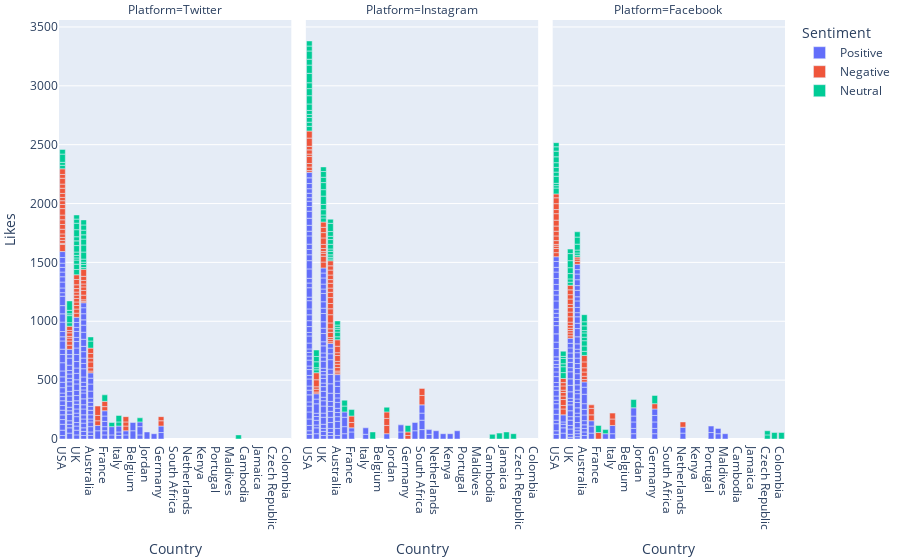

Notebook source saved alongside this figure:
### Code cell
import plotly.express as px
df = pd.read_csv("C:\\Users\\sherr\\OneDrive\\Desktop\\Data Visualization\\resources\\sentimentdataset.csv")
df.Country = df.Country.str.strip()
df.Platform = df.Platform.str.strip()
df['Sentiment'] = df['Sentiment'].apply(remove_spaces)
df["Sentiment"]=df["Sentiment"].replace(changes)
fig = px.bar(df, x="Country", y="Likes", color='Sentiment',facet_col="Platform")
fig.update_layout(margin=dict(l=5, r=5, t=20, b=5))
fig.show()

### Figure 1 — Plotly figure (JSON) as saved in the notebook; plotly's stock layout.template omitted (floating-point values rounded to 4 significant figures; data arrays with more than 128 entries replaced by an {"elided": "..."} marker saying what was removed)
{"data": [{"alignmentgroup": "True", "hovertemplate": "Sentiment=Positive<br>Platform=Twitter<br>Country=%{x}<br>Likes=%{y}<extra></extra>", "legendgroup": "Positive", "marker": {"color": "#636efa", "pattern": {"shape": ""}}, "name": "Positive", "offsetgroup": "Positive", "orientation": "v", "showlegend": true, "textposition": "auto", "type": "bar", "x": {"elided": "140 str values"}, "xaxis": "x", "y": {"elided": "140 int values"}, "yaxis": "y"}, {"alignmentgroup": "True", "hovertemplate": "Sentiment=Positive<br>Platform=Instagram<br>Country=%{x}<br>Likes=%{y}<extra></extra>", "legendgroup": "Positive", "marker": {"color": "#636efa", "pattern": {"shape": ""}}, "name": "Positive", "offsetgroup": "Positive", "orientation": "v", "showlegend": false, "textposition": "auto", "type": "bar", "x": {"elided": "141 str values"}, "xaxis": "x2", "y": {"elided": "141 int values"}, "yaxis": "y2"}, {"alignmentgroup": "True", "hovertemplate": "Sentiment=Positive<br>Platform=Facebook<br>Country=%{x}<br>Likes=%{y}<extra></extra>", "legendgroup": "Positive", "marker": {"color": "#636efa", "pattern": {"shape": ""}}, "name": "Positive", "offsetgroup": "Positive", "orientation": "v", "showlegend": false, "textposition": "auto", "type": "bar", "x": {"elided": "130 str values"}, "xaxis": "x3", "y": {"elided": "130 int values"}, "yaxis": "y3"}, {"alignmentgroup": "True", "hovertemplate": "Sentiment=Negative<br>Platform=Twitter<br>Country=%{x}<br>Likes=%{y}<extra></extra>", "legendgroup": "Negative", "marker": {"color": "#EF553B", "pattern": {"shape": ""}}, "name": "Negative", "offsetgroup": "Negative", "orientation": "v", "showlegend": true, "textposition": "auto", "type": "bar", "x": ["Canada", "USA", "Canada", "Canada", "UK", "India", "Canada", "UK", "India", "Canada", "UK", "USA", "India", "Australia", "India", "UK", "USA", "India", "USA", "Canada", "India", "UK", "Australia", "USA", "Australia", "UK", "UK", "Australia", "USA", "UK", "India", "UK", "USA", "Canada", "Canada", "Germany", "France", "Spain", "Germany", "Brazil", "Australia", "UK", "France", "Spain", "UK", "Brazil", "USA", "Australia", "Brazil", "Spain", "USA", "Canada", "USA", "USA", "USA", "USA", "USA", "USA", "USA", "USA", "USA", "USA"], "xaxis": "x", "y": [10, 60, 15, 40, 35, 35, 40, 35, 35, 30, 30, 10, 25, 15, 15, 30, 25, 30, 25, 25, 20, 30, 28, 30, 50, 28, 26, 32, 40, 30, 36, 32, 40, 30, 35, 45, 35, 40, 35, 40, 40, 45, 45, 35, 40, 45, 40, 45, 80, 45, 40, 60, 55, 35, 32, 28, 34, 44, 35, 50, 32, 48], "yaxis": "y"}, {"alignmentgroup": "True", "hovertemplate": "Sentiment=Negative<br>Platform=Instagram<br>Country=%{x}<br>Likes=%{y}<extra></extra>", "legendgroup": "Negative", "marker": {"color": "#EF553B", "pattern": {"shape": ""}}, "name": "Negative", "offsetgroup": "Negative", "orientation": "v", "showlegend": false, "textposition": "auto", "type": "bar", "x": ["USA", "USA", "UK", "USA", "UK", "USA", "Canada", "Australia", "UK", "Canada", "USA", "India", "Australia", "UK", "Australia", "UK", "Australia", "Canada", "Canada", "India", "Canada", "India", "Canada", "Australia", "USA", "Australia", "Australia", "USA", "Australia", "India", "Japan", "South Africa", "Canada", "France", "Canada", "Germany", "India", "South Africa", "Canada", "Germany", "France", "Japan", "Canada", "UK", "USA", "Japan", "Australia", "Canada", "UK", "UK", "USA", "UK", "UK", "Canada", "Canada", "Canada", "Canada", "Canada", "Canada", "Canada"], "xaxis": "x2", "y": [15, 30, 50, 30, 50, 60, 15, 15, 25, 20, 20, 15, 15, 15, 30, 25, 28, 16, 44, 24, 30, 20, 50, 24, 36, 50, 24, 30, 55, 60, 70, 80, 70, 45, 50, 30, 60, 60, 45, 30, 55, 60, 50, 35, 70, 55, 55, 45, 55, 45, 60, 45, 45, 36, 41, 31, 39, 42, 36, 43], "yaxis": "y2"}, {"alignmentgroup": "True", "hovertemplate": "Sentiment=Negative<br>Platform=Facebook<br>Country=%{x}<br>Likes=%{y}<extra></extra>", "legendgroup": "Negative", "marker": {"color": "#EF553B", "pattern": {"shape": ""}}, "name": "Negative", "offsetgroup": "Negative", "orientation": "v", "showlegend": false, "textposition": "auto", "type": "bar", "x": ["India", "USA", "India", "India", "USA", "India", "UK", "USA", "India", "UK", "Canada", "Australia", "UK", "Canada", "India", "USA", "UK", "Australia", "UK", "India", "USA", "USA", "Australia", "USA", "UK", "Canada", "USA", "India", "Australia", "USA", "UK", "Brazil", "Italy", "Netherlands", "Australia", "USA", "USA", "Brazil", "Italy", "Australia", "USA", "India", "Germany", "France", "Brazil", "USA", "USA", "UK", "UK", "UK", "UK", "UK", "UK", "UK"], "xaxis": "x3", "y": [50, 35, 30, 50, 35, 30, 20, 20, 30, 25, 25, 20, 20, 20, 20, 15, 20, 28, 24, 36, 32, 40, 36, 40, 28, 16, 44, 28, 36, 50, 45, 50, 55, 45, 50, 55, 35, 55, 50, 55, 50, 35, 45, 55, 30, 50, 33, 40, 38, 27, 46, 37, 41, 39], "yaxis": "y3"}, {"alignmentgroup": "True", "hovertemplate": "Sentiment=Neutral<br>Platform=Twitter<br>Country=%{x}<br>Likes=%{y}<extra></extra>", "legendgroup": "Neutral", "marker": {"color": "#00cc96", "pattern": {"shape": ""}}, "name": "Neutral", "offsetgroup": "Neutral", "orientation": "v", "showlegend": true, "textposition": "auto", "type": "bar", "x": ["India", "UK", "UK", "UK", "Australia", "Australia", "India", "Canada", "USA", "India", "Canada", "Canada", "UK", "Canada", "UK", "India", "USA", "UK", "UK", "India", "Greece", "UK", "UK", "Italy", "France", "Japan", "China", "USA", "Italy", "Canada", "UK", "UK", "UK", "USA", "Canada", "UK", "Canada", "Canada", "Canada", "Canada", "Canada"], "xaxis": "x", "y": [30, 45, 45, 35, 60, 35, 60, 15, 30, 15, 25, 20, 18, 26, 22, 30, 25, 28, 55, 80, 35, 40, 35, 35, 55, 35, 35, 70, 55, 60, 60, 55, 35, 40, 60, 35, 50, 36, 40, 44, 43], "yaxis": "y"}, {"alignmentgroup": "True", "hovertemplate": "Sentiment=Neutral<br>Platform=Instagram<br>Country=%{x}<br>Likes=%{y}<extra></extra>", "legendgroup": "Neutral", "marker": {"color": "#00cc96", "pattern": {"shape": ""}}, "name": "Neutral", "offsetgroup": "Neutral", "orientation": "v", "showlegend": false, "textposition": "auto", "type": "bar", "x": ["Australia", "USA", "Australia", "UK", "USA", "Canada", "Canada", "Australia", "USA", "Australia", "UK", "India", "India", "USA", "UK", "Canada", "Canada", "Canada", "USA", "Canada", "Canada", "Australia", "Canada", "USA", "Japan", "USA", "Canada", "Brazil", "Brazil", "Canada", "Australia", "France", "India", "Spain", "India", "USA", "USA", "Cambodia", "USA", "UK", "Ireland", "Jamaica", "UK", "India", "Germany", "Scotland", "Canada", "USA", "USA", "UK", "UK", "USA", "USA", "USA", "UK", "UK", "UK"], "xaxis": "x2", "y": [25, 40, 40, 35, 35, 15, 15, 25, 40, 15, 25, 25, 18, 26, 45, 20, 30, 20, 34, 40, 40, 20, 28, 55, 40, 70, 40, 50, 50, 70, 35, 55, 50, 60, 45, 60, 50, 40, 80, 45, 50, 60, 70, 55, 55, 45, 35, 70, 50, 55, 60, 70, 42, 43, 45, 49, 39], "yaxis": "y2"}, {"alignmentgroup": "True", "hovertemplate": "Sentiment=Neutral<br>Platform=Facebook<br>Country=%{x}<br>Likes=%{y}<extra></extra>", "legendgroup": "Neutral", "marker": {"color": "#00cc96", "pattern": {"shape": ""}}, "name": "Neutral", "offsetgroup": "Neutral", "orientation": "v", "showlegend": false, "textposition": "auto", "type": "bar", "x": ["Australia", "USA", "Australia", "Australia", "India", "India", "Canada", "USA", "Canada", "India", "India", "USA", "Australia", "Canada", "India", "UK", "India", "Australia", "UK", "Australia", "UK", "Greece", "Australia", "Canada", "Australia", "Czech Republic", "Czech Republic", "Australia", "UK", "Peru", "USA", "UK", "Colombia", "Canada", "Japan", "UK", "USA", "Germany", "France", "USA", "USA", "Canada", "USA", "UK", "USA", "USA", "USA"], "xaxis": "x3", "y": [35, 50, 45, 45, 50, 50, 15, 20, 20, 25, 45, 20, 30, 25, 18, 26, 44, 36, 28, 20, 45, 35, 40, 50, 35, 35, 35, 60, 50, 55, 60, 60, 55, 60, 70, 60, 35, 70, 60, 40, 40, 45, 50, 38, 48, 37, 35], "yaxis": "y3"}], "layout": {"annotations": [{"font": {}, "showarrow": false, "text": "Platform=Twitter", "x": 0.16, "xanchor": "center", "xref": "paper", "y": 1, "yanchor": "bottom", "yref": "paper"}, {"font": {}, "showarrow": false, "text": "Platform=Instagram", "x": 0.5, "xanchor": "center", "xref": "paper", "y": 1, "yanchor": "bottom", "yref": "paper"}, {"font": {}, "showarrow": false, "text": "Platform=Facebook", "x": 0.84, "xanchor": "center", "xref": "paper", "y": 1, "yanchor": "bottom", "yref": "paper"}], "barmode": "relative", "legend": {"title": {"text": "Sentiment"}, "tracegroupgap": 0}, "margin": {"b": 5, "l": 5, "r": 5, "t": 20}, "xaxis": {"anchor": "y", "domain": [0, 0.32], "title": {"text": "Country"}}, "xaxis2": {"anchor": "y2", "domain": [0.34, 0.66], "matches": "x", "title": {"text": "Country"}}, "xaxis3": {"anchor": "y3", "domain": [0.68, 1.0], "matches": "x", "title": {"text": "Country"}}, "yaxis": {"anchor": "x", "domain": [0, 1], "title": {"text": "Likes"}}, "yaxis2": {"anchor": "x2", "domain": [0, 1], "matches": "y", "showticklabels": false}, "yaxis3": {"anchor": "x3", "domain": [0, 1], "matches": "y", "showticklabels": false}}}
